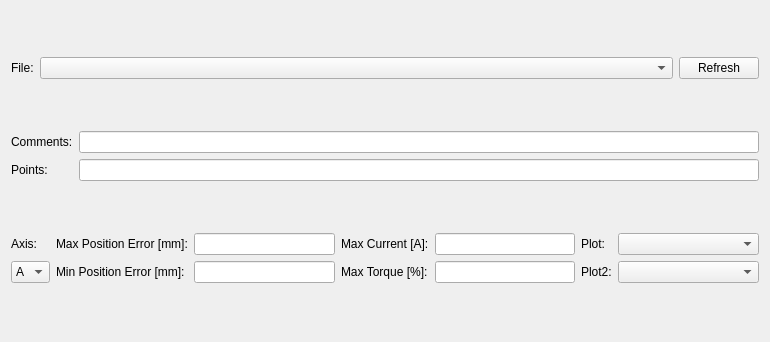
<?xml version="1.0" encoding="UTF-8"?>
<ui version="4.0">
 <class>Form</class>
 <widget class="QWidget" name="Form">
  <property name="geometry">
   <rect>
    <x>0</x>
    <y>0</y>
    <width>770</width>
    <height>342</height>
   </rect>
  </property>
  <property name="windowTitle">
   <string>Form</string>
  </property>
  <layout class="QGridLayout" name="gridLayout_3">
   <item row="0" column="0" colspan="2">
    <layout class="QHBoxLayout" name="horizontalLayout">
     <item>
      <widget class="QLabel" name="label">
       <property name="sizePolicy">
        <sizepolicy hsizetype="Maximum" vsizetype="Fixed">
         <horstretch>0</horstretch>
         <verstretch>0</verstretch>
        </sizepolicy>
       </property>
       <property name="text">
        <string>File:</string>
       </property>
      </widget>
     </item>
     <item>
      <widget class="QComboBox" name="cmb_file">
       <property name="sizePolicy">
        <sizepolicy hsizetype="Minimum" vsizetype="Fixed">
         <horstretch>0</horstretch>
         <verstretch>0</verstretch>
        </sizepolicy>
       </property>
      </widget>
     </item>
     <item>
      <widget class="QPushButton" name="pbt_refresh">
       <property name="sizePolicy">
        <sizepolicy hsizetype="Maximum" vsizetype="Fixed">
         <horstretch>0</horstretch>
         <verstretch>0</verstretch>
        </sizepolicy>
       </property>
       <property name="text">
        <string>Refresh</string>
       </property>
      </widget>
     </item>
    </layout>
   </item>
   <item row="2" column="0" colspan="2">
    <layout class="QGridLayout" name="gridLayout">
     <item row="1" column="4">
      <widget class="QLineEdit" name="le_max_torque">
       <property name="sizePolicy">
        <sizepolicy hsizetype="Expanding" vsizetype="Maximum">
         <horstretch>0</horstretch>
         <verstretch>0</verstretch>
        </sizepolicy>
       </property>
       <property name="readOnly">
        <bool>true</bool>
       </property>
      </widget>
     </item>
     <item row="0" column="2">
      <widget class="QLineEdit" name="le_max_poserr">
       <property name="sizePolicy">
        <sizepolicy hsizetype="Expanding" vsizetype="Maximum">
         <horstretch>0</horstretch>
         <verstretch>0</verstretch>
        </sizepolicy>
       </property>
       <property name="readOnly">
        <bool>true</bool>
       </property>
      </widget>
     </item>
     <item row="1" column="1">
      <widget class="QLabel" name="label_3">
       <property name="sizePolicy">
        <sizepolicy hsizetype="Preferred" vsizetype="Maximum">
         <horstretch>0</horstretch>
         <verstretch>0</verstretch>
        </sizepolicy>
       </property>
       <property name="text">
        <string>Min Position Error [mm]:</string>
       </property>
      </widget>
     </item>
     <item row="0" column="3">
      <widget class="QLabel" name="label_6">
       <property name="sizePolicy">
        <sizepolicy hsizetype="Preferred" vsizetype="Maximum">
         <horstretch>0</horstretch>
         <verstretch>0</verstretch>
        </sizepolicy>
       </property>
       <property name="text">
        <string>Max Current [A]:</string>
       </property>
      </widget>
     </item>
     <item row="0" column="1">
      <widget class="QLabel" name="label_2">
       <property name="sizePolicy">
        <sizepolicy hsizetype="Preferred" vsizetype="Maximum">
         <horstretch>0</horstretch>
         <verstretch>0</verstretch>
        </sizepolicy>
       </property>
       <property name="text">
        <string>Max Position Error [mm]:</string>
       </property>
      </widget>
     </item>
     <item row="0" column="4">
      <widget class="QLineEdit" name="le_max_current">
       <property name="sizePolicy">
        <sizepolicy hsizetype="Expanding" vsizetype="Maximum">
         <horstretch>0</horstretch>
         <verstretch>0</verstretch>
        </sizepolicy>
       </property>
       <property name="readOnly">
        <bool>true</bool>
       </property>
      </widget>
     </item>
     <item row="1" column="2">
      <widget class="QLineEdit" name="le_min_poserr">
       <property name="sizePolicy">
        <sizepolicy hsizetype="Expanding" vsizetype="Maximum">
         <horstretch>0</horstretch>
         <verstretch>0</verstretch>
        </sizepolicy>
       </property>
       <property name="readOnly">
        <bool>true</bool>
       </property>
      </widget>
     </item>
     <item row="0" column="0">
      <widget class="QLabel" name="label_8">
       <property name="sizePolicy">
        <sizepolicy hsizetype="Maximum" vsizetype="Preferred">
         <horstretch>0</horstretch>
         <verstretch>0</verstretch>
        </sizepolicy>
       </property>
       <property name="text">
        <string>Axis:</string>
       </property>
      </widget>
     </item>
     <item row="1" column="0">
      <widget class="QComboBox" name="cmb_axis">
       <property name="sizePolicy">
        <sizepolicy hsizetype="Maximum" vsizetype="Fixed">
         <horstretch>0</horstretch>
         <verstretch>0</verstretch>
        </sizepolicy>
       </property>
       <item>
        <property name="text">
         <string>A</string>
        </property>
       </item>
       <item>
        <property name="text">
         <string>B</string>
        </property>
       </item>
       <item>
        <property name="text">
         <string>C</string>
        </property>
       </item>
       <item>
        <property name="text">
         <string>D</string>
        </property>
       </item>
      </widget>
     </item>
     <item row="1" column="3">
      <widget class="QLabel" name="label_4">
       <property name="sizePolicy">
        <sizepolicy hsizetype="Preferred" vsizetype="Maximum">
         <horstretch>0</horstretch>
         <verstretch>0</verstretch>
        </sizepolicy>
       </property>
       <property name="text">
        <string>Max Torque [%]:</string>
       </property>
      </widget>
     </item>
     <item row="1" column="5">
      <widget class="QLabel" name="label_11">
       <property name="sizePolicy">
        <sizepolicy hsizetype="Maximum" vsizetype="Preferred">
         <horstretch>0</horstretch>
         <verstretch>0</verstretch>
        </sizepolicy>
       </property>
       <property name="text">
        <string>Plot2:</string>
       </property>
      </widget>
     </item>
     <item row="1" column="6">
      <widget class="QComboBox" name="cmb_plot_2">
       <property name="sizePolicy">
        <sizepolicy hsizetype="Expanding" vsizetype="Fixed">
         <horstretch>0</horstretch>
         <verstretch>0</verstretch>
        </sizepolicy>
       </property>
      </widget>
     </item>
     <item row="0" column="5">
      <widget class="QLabel" name="label_9">
       <property name="sizePolicy">
        <sizepolicy hsizetype="Maximum" vsizetype="Preferred">
         <horstretch>0</horstretch>
         <verstretch>0</verstretch>
        </sizepolicy>
       </property>
       <property name="text">
        <string>Plot:</string>
       </property>
      </widget>
     </item>
     <item row="0" column="6">
      <widget class="QComboBox" name="cmb_plot">
       <property name="sizePolicy">
        <sizepolicy hsizetype="Expanding" vsizetype="Fixed">
         <horstretch>0</horstretch>
         <verstretch>0</verstretch>
        </sizepolicy>
       </property>
      </widget>
     </item>
    </layout>
   </item>
   <item row="3" column="0">
    <layout class="QVBoxLayout" name="vbl_plot">
     <property name="sizeConstraint">
      <enum>QLayout::SetDefaultConstraint</enum>
     </property>
    </layout>
   </item>
   <item row="1" column="0" colspan="2">
    <layout class="QGridLayout" name="gridLayout_2">
     <item row="0" column="0">
      <widget class="QLabel" name="label_10">
       <property name="sizePolicy">
        <sizepolicy hsizetype="Maximum" vsizetype="Preferred">
         <horstretch>0</horstretch>
         <verstretch>0</verstretch>
        </sizepolicy>
       </property>
       <property name="text">
        <string>Comments:</string>
       </property>
      </widget>
     </item>
     <item row="0" column="1">
      <widget class="QLineEdit" name="le_comments">
       <property name="sizePolicy">
        <sizepolicy hsizetype="Minimum" vsizetype="Fixed">
         <horstretch>0</horstretch>
         <verstretch>0</verstretch>
        </sizepolicy>
       </property>
       <property name="readOnly">
        <bool>true</bool>
       </property>
      </widget>
     </item>
     <item row="1" column="0">
      <widget class="QLabel" name="label_7">
       <property name="text">
        <string>Points:</string>
       </property>
      </widget>
     </item>
     <item row="1" column="1">
      <widget class="QLineEdit" name="le_points">
       <property name="sizePolicy">
        <sizepolicy hsizetype="Minimum" vsizetype="Fixed">
         <horstretch>0</horstretch>
         <verstretch>0</verstretch>
        </sizepolicy>
       </property>
       <property name="readOnly">
        <bool>true</bool>
       </property>
      </widget>
     </item>
    </layout>
   </item>
  </layout>
 </widget>
 <resources/>
 <connections/>
</ui>
